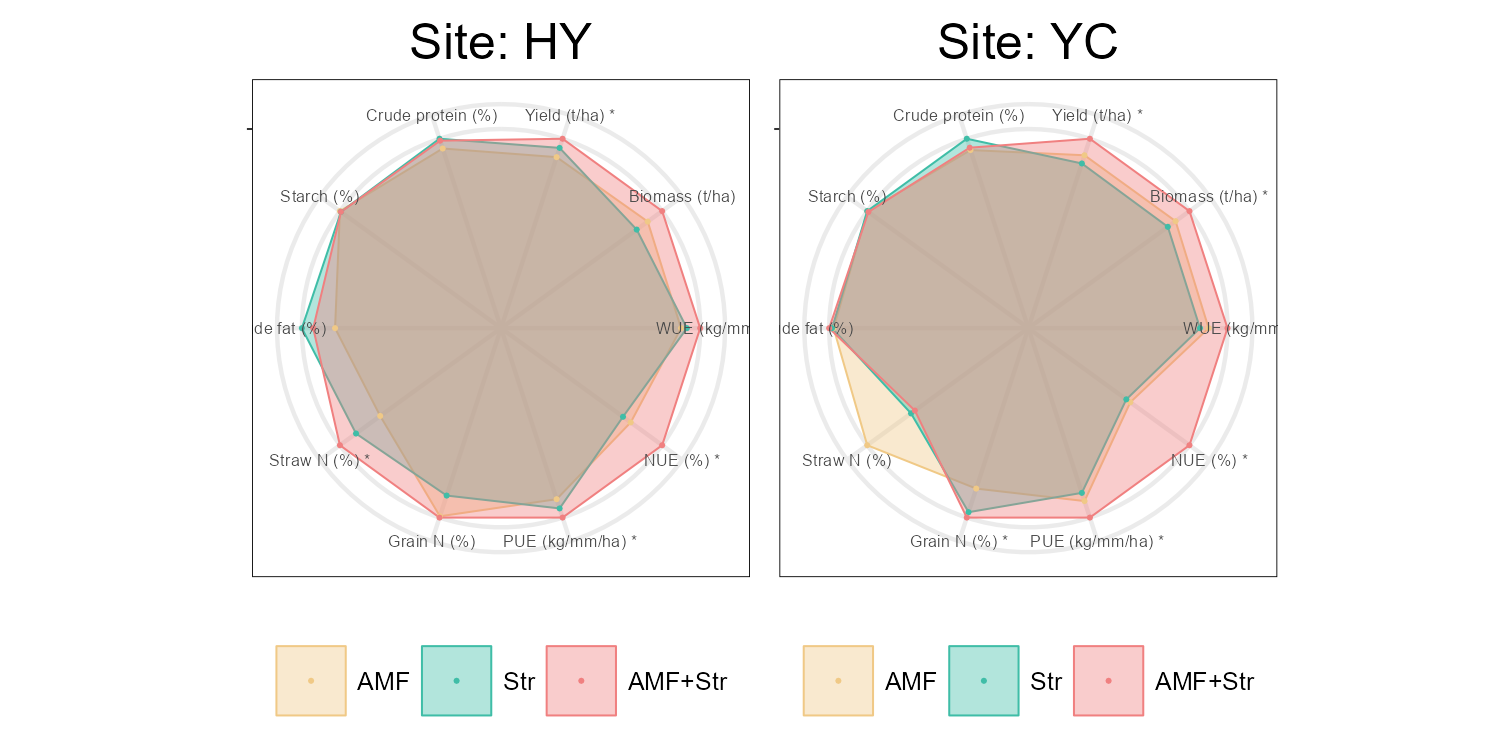

Recreate this plot in R.
# ============================================================================
# Fig.1B: Maize phenotype overlapping radar plot (AMF / Str / AMF+Str, HY vs YC)
# ============================================================================
library(dplyr)
library(tidyr)
library(agricolae)
library(ggiraphExtra)
library(scales)
library(ggplot2)
library(patchwork)

out_root <- "C:/Users/ADMIN/Desktop/Co-inoculation/Fig.1"
dir.create(out_root, showWarnings = FALSE, recursive = TRUE)
setwd(out_root)

# ---------- 1. Data preparation ----------
df <- read.csv("data/maize_phenotype_summary.csv", header = TRUE)
df <- df[grepl("Topsoil", df$Niche), ]
df <- df %>% filter(Treatment %in% c("AMF", "Str", "AMF+Str"))
df$Treatment <- factor(df$Treatment, levels = c("AMF", "Str", "AMF+Str"))

var_units <- c(
  "Yield_t_ha"            = "Yield (t/ha)",
  "Biomass_t_ha"          = "Biomass (t/ha)",
  "WUE..kg.mm.ha."        = "WUE (kg/mm/ha)",
  "NUE."                  = "NUE (%)",
  "PUE_kg_mm"             = "PUE (kg/mm/ha)",
  "Grain_N_perc"          = "Grain N (%)",
  "Straw_N_perc"          = "Straw N (%)",
  "Crude.fat.content"     = "Crude fat (%)",
  "Starch.content"        = "Starch (%)",
  "Crude.protein.content" = "Crude protein (%)"
)
vars <- names(var_units)

colors <- c("#F0C986", "#3FBDA7", "#F08080")
names(colors) <- levels(df$Treatment)

# ---------- 2. Multiple comparison ----------
compute_letters <- function(data, variable) {
  formula <- as.formula(paste(variable, "~ Treatment"))
  model <- aov(formula, data = data)
  hsd <- HSD.test(model, "Treatment", group = TRUE, alpha = 0.05)
  groups <- hsd$groups
  letter_col <- colnames(groups)[2]
  means <- hsd$means
  res <- data.frame(
    Treatment = rownames(groups),
    mean = groups[[1]],
    groups = groups[[letter_col]],
    se = means[rownames(groups), "se"],
    stringsAsFactors = FALSE
  )
  rownames(res) <- NULL
  return(res)
}

plot_data <- list()
for (site in c("HY", "YC")) {
  site_data <- filter(df, Site == site)
  for (var in vars) {
    stats <- compute_letters(site_data, var)
    stats$Variable <- var
    stats$Site <- site
    plot_data[[length(plot_data) + 1]] <- stats
  }
}
plot_data <- bind_rows(plot_data)
plot_data$Variable <- factor(plot_data$Variable, levels = vars)

# ---------- 3. Prepare radar plot data ----------
prepare_radar_data <- function(site_name) {
  site_data <- plot_data %>% filter(Site == site_name)
  wide <- site_data %>%
    dplyr::select(Treatment, Variable, mean) %>%
    pivot_wider(names_from = Variable, values_from = mean)

  mat <- as.matrix(wide[, -1])
  rownames(mat) <- wide$Treatment

  scale_to_max <- function(x) {
    if (max(x) == 0) return(rep(0, length(x)))
    x / max(x)
  }
  mat_scaled <- apply(mat, 2, scale_to_max)

  df_radar <- as.data.frame(mat_scaled)
  df_radar$Treatment <- rownames(df_radar)
  rownames(df_radar) <- NULL

  sig_check <- site_data %>%
    group_by(Variable) %>%
    summarise(sig = !(length(unique(groups)) == 1)) %>%
    ungroup() %>%
    mutate(Variable = as.character(Variable))
  sig_vec <- setNames(sig_check$sig, sig_check$Variable)

  new_names <- sapply(colnames(df_radar), function(v) {
    if (v == "Treatment") return("Treatment")
    label <- var_units[v]
    if (!is.na(sig_vec[v]) && sig_vec[v]) label <- paste0(label, " *")
    return(label)
  })
  colnames(df_radar) <- new_names
  return(df_radar)
}

# ---------- 4. Plot overlapping radar ----------
plot_radar_overlay <- function(site_name) {
  df_radar <- prepare_radar_data(site_name)
  df_radar$Treatment <- factor(df_radar$Treatment, levels = c("AMF", "Str", "AMF+Str"))
  treat_levels <- levels(df_radar$Treatment)
  col <- colors[treat_levels]

  p <- ggRadar(data = df_radar,
               aes(color = Treatment, fill = Treatment),
               rescale = FALSE,
               legend.position = "bottom",
               size = 0.4, alpha = 0.4)

  p <- p +
    scale_fill_manual(values = col) +
    scale_color_manual(values = col) +
    scale_y_continuous(limits = c(0, 1), breaks = 1) +
    theme_bw(base_size = 5) +
    theme(
      panel.background = element_blank(),
      panel.border = element_rect(linewidth = 0.2, color = "black"),
      panel.grid.major = element_line(linewidth = 0.5),
      axis.text = element_text(size = 4, color = "grey30"),
      axis.text.y = element_blank(),
      axis.line = element_blank(),
      legend.position = "bottom",
      legend.title = element_blank(),
      legend.text = element_text(size = 6),
      plot.margin = margin(0, 0, 0, 0, "cm")
    ) +
    ggtitle(paste("Site:", site_name)) +
    theme(plot.title = element_text(size = 12, hjust = 0.5, face = "plain"))
  return(p)
}

p_hy <- plot_radar_overlay("HY")
p_yc <- plot_radar_overlay("YC")
combined <- p_hy + p_yc + plot_annotation(tag_levels = NULL)

ggsave(file.path(out_root, "Fig.1B_maize_radar.pdf"), combined, width = 5, height = 2.5)
ggsave(file.path(out_root, "Fig.1B_maize_radar.png"), combined, width = 5, height = 2.5, dpi = 300)
cat("Fig.1B saved\n")
